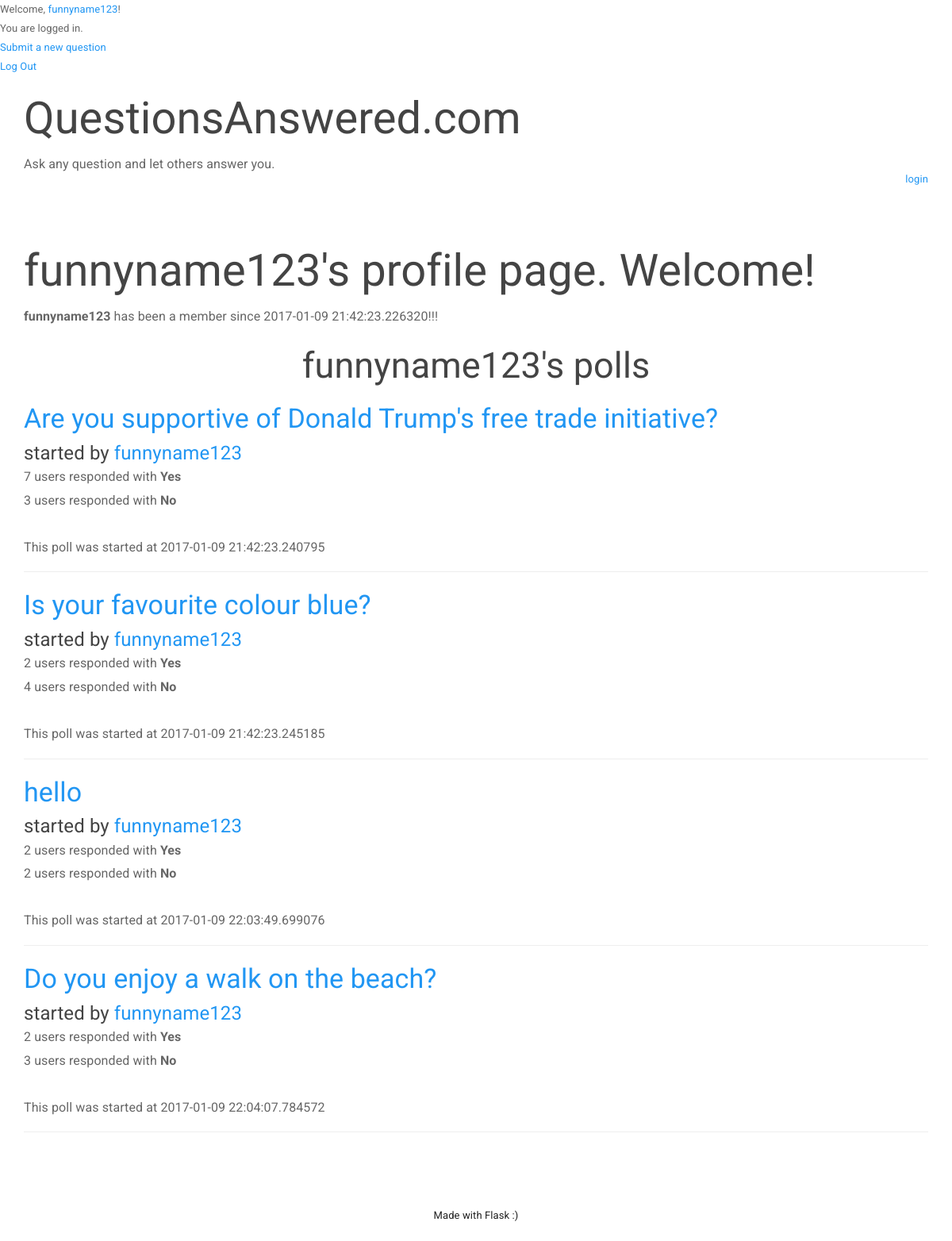
/profile/funnyname123 (signed in), run on the app's committed database.
### models.py (models this page shows, shortened)
class User(db.Model):
    __tablename__ = 'user'
    id = db.Column(db.Integer, primary_key=True)
    username = db.Column(db.String(80), unique=True)
    password = db.Column(db.String(120))
    date_created = db.Column(db.DateTime)
    authenticated = db.Column(db.Boolean, default=False)

class Poll(db.Model):
    id = db.Column(db.Integer, primary_key=True)
    user_id = db.Column(db.Integer, db.ForeignKey('user.id'))
    user = db.relationship('User',
        backref=db.backref('users', lazy='dynamic'))
    question = db.Column(db.Text)
    response_yes = db.Column(db.Integer)
    response_no = db.Column(db.Integer)
    date_created = db.Column(db.DateTime)

### app.py (the view)
@app.route("/profile/<username>")
def profile(username):
    fetched_user = User.query.filter_by(username=username).first()
    if (fetched_user):
        polls = Poll.query.filter_by(user=fetched_user)
        return render_template("profile.html", user=fetched_user, polls=polls)
    else:
        return render_template("profile.html", user=None)
    return render_template("profile.html", user=user)

### app.py (called while the page is built)
@login_manager.user_loader
def user_loader(user_id):
    return User.query.get(int(user_id))

### templates/profile.html
{% extends "base.html" %}
{% block head %}
    {{ super() }}
{% endblock %}
{% block content %}
    {% if user %}
    <h1>{{ user.username }}'s profile page. Welcome!</h1>
    <p>
        <b>{{ user.username }}</b> has been a member since {{ user.date_created }}!!!
    </p>
    <center><h2>{{ user.username }}'s polls</h2></center>
    {% for poll in polls %}
    <h3><a href="/poll/{{ poll.id }}">{{ poll.question }}</a></h3>
    <h4>started by <a href="/profile/{{ poll.user.username }}">{{ poll.user.username }}</a></h4>
    <p>
        {{ poll.response_yes }} users responded with <b>Yes</b>
        <br>
        {{ poll.response_no }} users responded with <b>No</b>
        <br>
        <br>
        This poll was started at {{ poll.date_created }}
    </p>
    <hr>
    {% endfor %}
    {% else %}
    <h2>That user does not exist.</h2>
    {% endif %}
{% endblock %}

### templates/base.html (shortened to what this page needs)
<html>
    <head>
        {% block head %}
        <link rel="stylesheet" type="text/css" href="{{ url_for('static', filename='css/bootstrap.min.css') }}">
        <link rel="stylesheet" type="text/css" href="{{ url_for('static', filename='css/user.css') }}">
        {% endblock %}
    </head>
    <body>
        <header>
            {% if current_user.is_authenticated %}
            Welcome, <a href="/profile/{{ current_user.username }}">{{ current_user.username }}</a>!
            <br>
            You are logged in.
            <br>
            <a href="/newpoll">Submit a new question</a>
            <br>
            <a href="/logout">Log Out</a>
            {% endif %}
            <div class="container post">
                <div class="row">
                    <div class="col-md-9">
                        <a href="/"><h1>QuestionsAnswered.com</h1></a>
                        <p>Ask any question and let others answer you.</p>
                    </div>
                    <div class="col-md-3">
                        <a href="/login">login</a>
                    </div>
                </div>
            </div>
        </header>
        <div class="container post">
            <div class="row">
                <div class="col-md-12">
                    {% block content %}{% endblock %}
                </div>
            </div>
        </div>
        <footer>
            Made with Flask :)
        </footer>
    </body>
</html>

### static/css/user.css (style rules this page uses)
footer { padding:20px; text-align:center; background-color:#fff; color:#222; }
div.container.post { margin-bottom:50px; }
h4 { margin-bottom: 4px; margin-bottom: 2px; }
hr { margin-top: 4px; }
div.row { position: relative; }
div.col-md-3 { margin-bottom: 0px; text-align: right; position: absolute; bottom: 0; right: 0; }
p { font-size: 16px; }

### data on the page
User: username "funnyname123", date_created "2017-01-09 21:42:23.226320"
Poll: question "Are you supportive of Donald Trump's free trade initiative?", user.username "funnyname123", response_yes "7", response_no "3", date_created "2017-01-09 21:42:23.240795"
Poll: question "Is your favourite colour blue?", user.username "funnyname123", response_yes "2", response_no "4", date_created "2017-01-09 21:42:23.245185"
Poll: question "hello", user.username "funnyname123", response_yes "2", response_no "2", date_created "2017-01-09 22:03:49.699076"
Poll: question "Do you enjoy a walk on the beach?", user.username "funnyname123", response_yes "2", response_no "3", date_created "2017-01-09 22:04:07.784572"
